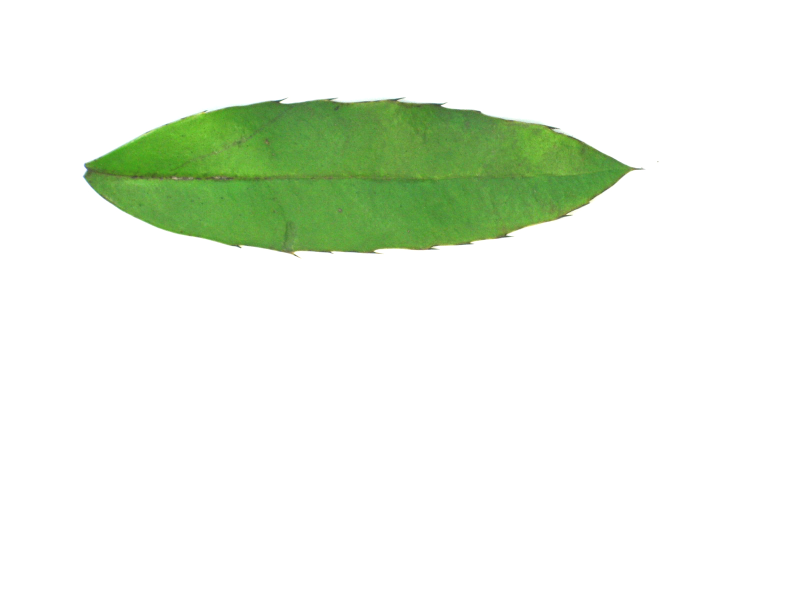
#> input picture webapp/public/img/1552.jpg, 1600 x 1200 px (shown at 1/2 size)
$ python prepare_single.py ../../webapp/public/img/1552.jpg ../../webapp/public/img/bg01.jpg
#> lines starting #> are read from the running program, lines starting #| are printed output that depends on the picture; after the words box and inside, x2 and y2 are one past the last pixel; in counts of white or black regions, pixels touching at a corner belong together
### leaf_recognition/features/BaseFeatures.py
#! /usr/bin/python
import cv2
from matplotlib import pyplot as plt
from leaf_recognition.utils.RedisBackend import RedisBackend


class BaseFeatures:
    """base features"""
    _base_image = 'c'

    def __init__(self, sample_path, species_name, config={}):
#> called with sample_path = '../../webapp/public/img/1552.jpg', species_name = 'test'
        self.sample_path = sample_path

        if self._base_image == 'c':
            self.img = cv2.imread(sample_path)
        elif self._base_image == 'g':
            self.img = cv2.imread(sample_path, cv2.IMREAD_GRAYSCALE)
        elif self._base_image == 'b':
            tmp = cv2.imread(sample_path, cv2.IMREAD_GRAYSCALE)
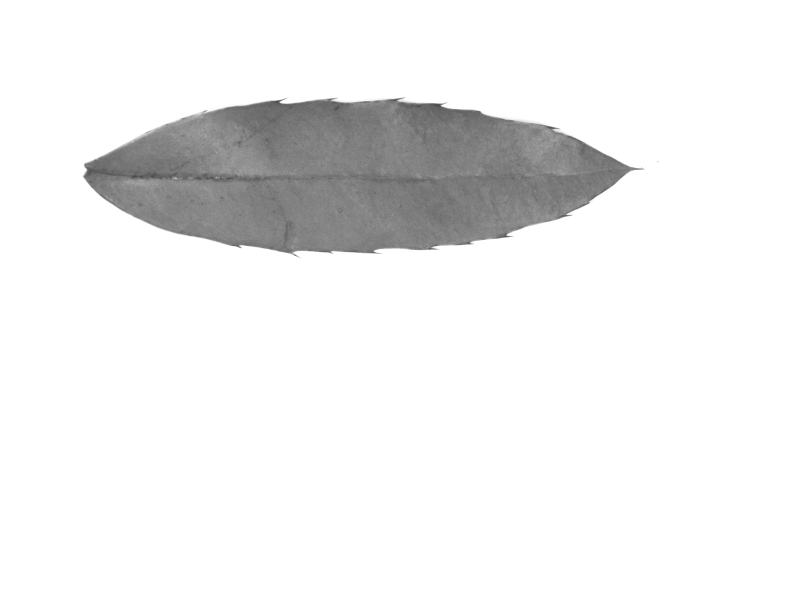
#> tmp: shape (1200, 1600) (shown at 1/2 size); min 65, max 255, mean 238.6
            blur = cv2.bilateralFilter(tmp, 2, 75, 75)
            #blur = cv2.GaussianBlur(tmp, (5, 5), 0)
            ret, self.img = cv2.threshold(blur, 0, 255, cv2.THRESH_BINARY + cv2.THRESH_OTSU)
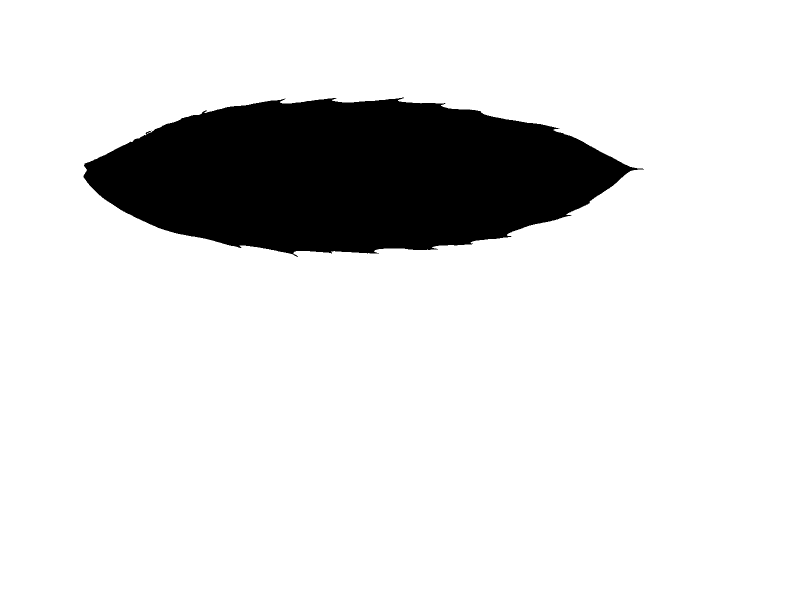
#> self.img: shape (1200, 1600) (shown at 1/2 size); 87.1% white; 1 black region, box (x1, y1, x2, y2) and area: (167, 195, 1288, 514) 247383
#> ret = 191
        else:
            self.img = None

        self.backend = RedisBackend(config)
        self.sample_id = self.backend.get_sample_id(self.sample_path)
        self.species_id = self.backend.get_species_id(species_name)
        self.backend.add_samples(self.species_id, self.sample_id)
        self.features = self.backend.get_features(self.sample_id)

    # [7 lines left out: function show, not called in this run]

    def process(self):
        pass

    def get_features(self):
        return self.features

    def save(self):
        return self.backend.set_features(self.sample_id, self.features)

### leaf_recognition/features/BasicGeometricFeatures.py
#! /usr/bin/python
from BaseFeatures import BaseFeatures
import cv2
import numpy as np
import math


def distance(p0, p1):
    return math.sqrt((p0[0] - p1[0]) ** 2 + (p0[1] - p1[1]) ** 2)


class BasicGeometricFeatures(BaseFeatures):
    """basic geometric features"""
    _base_image = 'b'

    def __init__(self, sample_path, species_name):
        BaseFeatures.__init__(self, sample_path, species_name)
#> (the call stopped at in __init__, `self.pool = redis.ConnectionPool(host=host, port=port, db=db)`: redis is not available in this run)

    def process(self, predict=False, predict_path=None):
        # print self.img.shape
        # get contours
#> called with predict = True
        img_cont = cv2.bitwise_not(self.img)
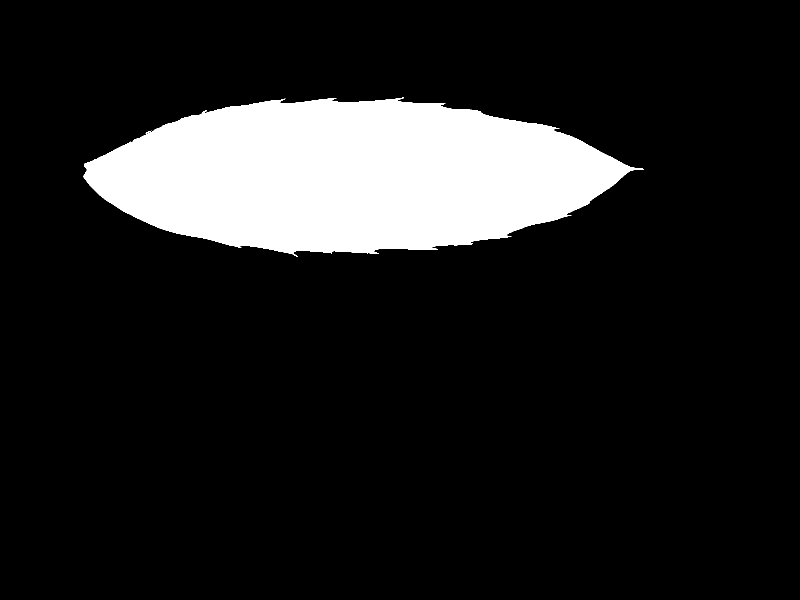
#> img_cont: shape (1200, 1600) (shown at 1/2 size); 12.9% white; 1 white region
        contours, hierarchy = cv2.findContours(img_cont, cv2.RETR_CCOMP, cv2.CHAIN_APPROX_NONE)
#> contours = 2 contours, 1 with area under 20; largest, box (x1, y1, x2, y2) and area: (167, 195, 1288, 514) 246115
        #img_cnt = cv2.bitwise_not(img_cont)

        areas = [cv2.contourArea(cont) for cont in contours]
#> areas = [246115, 7]
        cont = contours[np.argmax(areas)]
#> cont = contour of 2542 points, box (x1, y1, x2, y2) (167, 195, 1288, 514), area 246115

        x, y, w, h = cv2.boundingRect(cont)
#> x = 167; y = 195; w = 1121; h = 319
        #img = cv2.rectangle(self.img, (x, y), (x+w, y+h), (0, 255, 0), 2)
        if predict:
            tmp = cv2.imread(self.sample_path)
#> tmp is the input picture: shape (1200, 1600, 3); mean B, G, R 230.1, 242.3, 234.5
            cv2.rectangle(tmp, (x, y), (x+w, y+h), (0, 0, 255), 5)
            cv2.imwrite(predict_path + 'Physiological.jpg', tmp)
        #self.show(img)
        leftmost = tuple(cont[cont[:, :, 0].argmin()][0])
#> leftmost = (167, 351)
        rightmost = tuple(cont[cont[:, :, 0].argmax()][0])
#> rightmost = (1287, 338)
        topmost = tuple(cont[cont[:, :, 1].argmin()][0])
#> topmost = (804, 195)
        bottommost = tuple(cont[cont[:, :, 1].argmax()][0])
#> bottommost = (595, 513)

        tmp = cv2.imread(self.sample_path)
        if predict:
            cv2.line(tmp, leftmost, rightmost, (0, 0, 255), 5)
            cv2.line(tmp, topmost, bottommost, (0, 0, 255), 5)
            cv2.imwrite(predict_path + 'Diameter.jpg', tmp)

        moments = cv2.moments(cont)
#> moments = moments, m00 246115, centre m10/m00, m01/m00 = (701.4, 351.7)
        hu = cv2.HuMoments(moments)
#> hu = [0.299, 0.0642, 3.31e-05, 1.86e-05, 4.63e-10, 4.71e-06, 1.08e-11]
        if predict:
            tmp = cv2.imread(self.sample_path)
            cv2.drawContours(tmp, [cont], 0, (0, 0, 255), 5)
            cv2.imwrite(predict_path + 'Contours.jpg', tmp)
        #import pprint
        #pprint.pprint(moments)

        hull = cv2.convexHull(cont)
#> hull = contour of 46 points, box (x1, y1, x2, y2) (167, 195, 1288, 514), area 256041
        if predict:
            tmp = cv2.imread(self.sample_path)
            cv2.drawContours(tmp, [hull], 0, (0, 0, 255), 5)
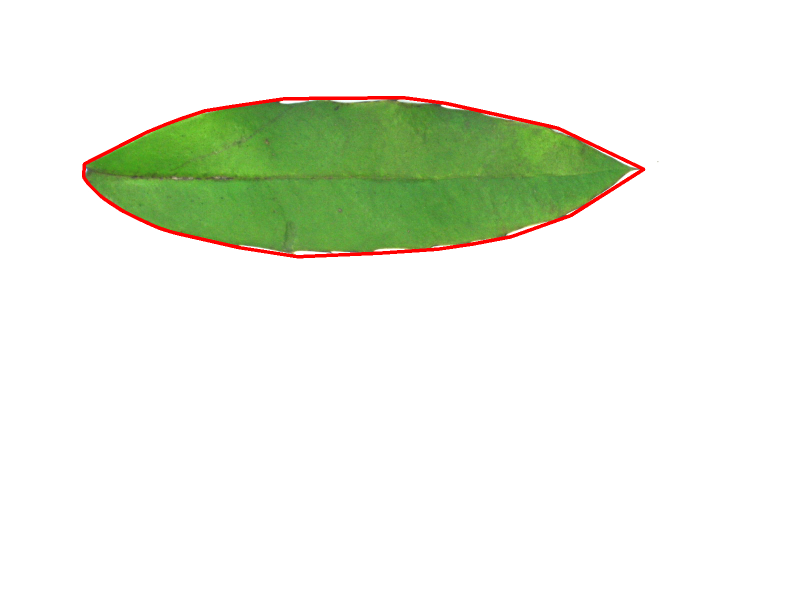
#> tmp: shape (1200, 1600, 3) (shown at 1/2 size); mean B, G, R 228.1, 240.2, 234.7
            cv2.imwrite(predict_path + 'Convex.jpg', tmp)

#> (the run stopped early here; a loop or call above may not have finished)
